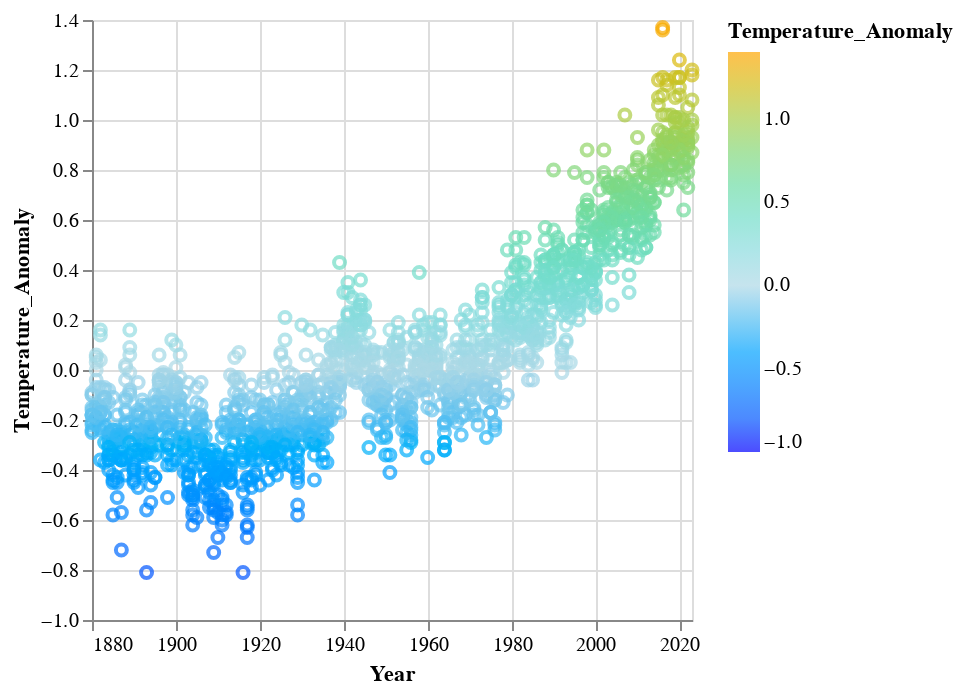

This figure's notebook cell:
### Code cell
color_domain = [-1, 0, 1.4]
color_range = ["blue", "lightblue", "orange"]

alt.Chart(df).mark_point().encode(
    x = alt.X("Year:T"),
    y = alt.Y("Temperature_Anomaly:Q"),
    color = alt.Color("Temperature_Anomaly:Q", scale = alt.Scale(domain=color_domain, range=color_range))
)

### Figure 1 — Vega-Lite specification as saved in the notebook (floating-point values rounded to 4 significant figures; data arrays with more than 128 entries replaced by an {"elided": "..."} marker saying what was removed)
{"config": {"view": {"continuousWidth": 300, "continuousHeight": 300}}, "data": {"name": "data-8307d72c2e1ab2354f602befebee8ff5"}, "mark": {"type": "point"}, "encoding": {"color": {"field": "Temperature_Anomaly", "scale": {"domain": [-1, 0, 1.4], "range": ["blue", "lightblue", "orange"]}, "type": "quantitative"}, "x": {"field": "Year", "type": "temporal"}, "y": {"field": "Temperature_Anomaly", "type": "quantitative"}}, "$schema": "https://vega.github.io/schema/vega-lite/v5.20.1.json", "datasets": {"data-8307d72c2e1ab2354f602befebee8ff5": {"elided": "1723 records"}}}
